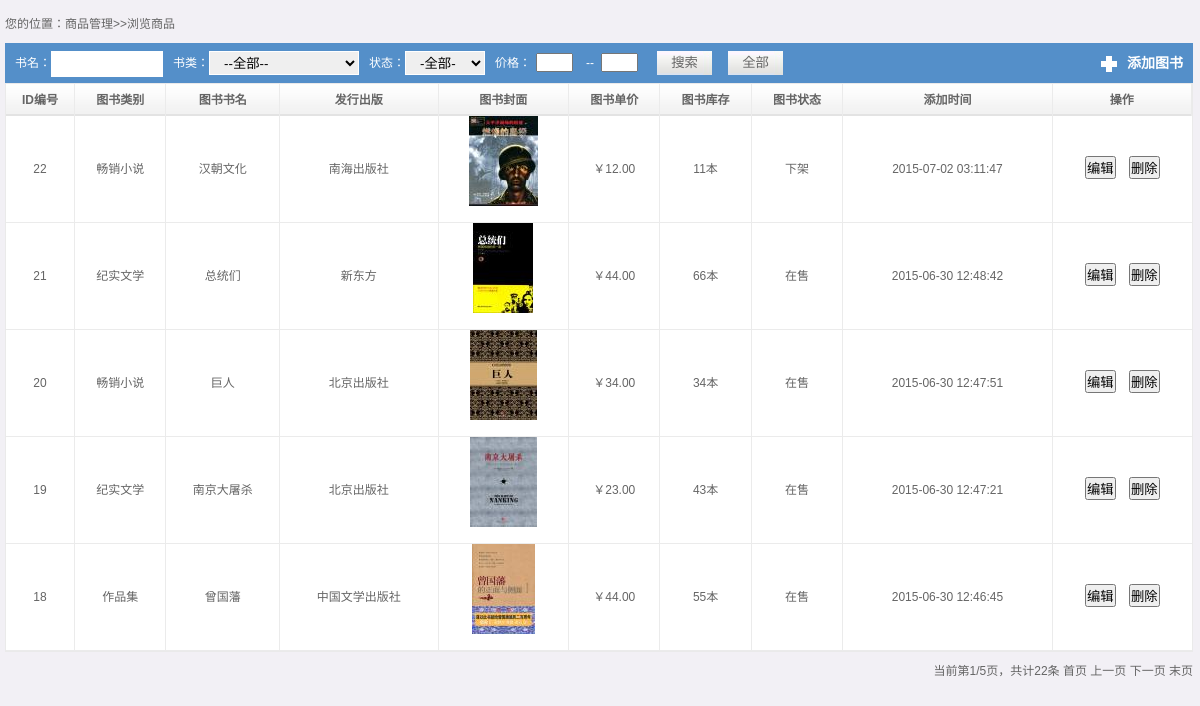
/admin/goods/index.php, run on the app's committed database.
### tables this page shows
CREATE TABLE `goods` (
  `id` int(11) UNSIGNED NOT NULL,
  `typeid` int(11) UNSIGNED DEFAULT NULL,
  `goods` varchar(32) DEFAULT NULL,
  `company` varchar(50) DEFAULT NULL,
  `descr` text,
  `price` double(6,2) DEFAULT NULL,
  `picname` varchar(255) DEFAULT NULL,
  `state` tinyint(1) DEFAULT '1',
  `store` int(11) UNSIGNED DEFAULT '0',
  `num` int(11) UNSIGNED DEFAULT '0',
  `clicknum` int(11) UNSIGNED DEFAULT '0',
  `addtime` int(11) UNSIGNED DEFAULT NULL
);

CREATE TABLE `type` (
  `id` int(11) UNSIGNED NOT NULL,
  `name` varchar(32) DEFAULT NULL,
  `pid` int(11) UNSIGNED DEFAULT '0',
  `path` varchar(255) DEFAULT NULL
);

### admin/goods/index.php (the view, shortened to what this page needs)
<!DOCTYPE html>
<html>
<head>
<link href="../include/css/css.css" type="text/css" rel="stylesheet" />
<link href="../include/css/main.css" type="text/css" rel="stylesheet" />
</head>
<body>
<table width="99%" border="0" cellspacing="0" cellpadding="0" id="searchmain">
  <tr>
    <td width="99%" align="left" valign="top">您的位置：<a href="index.php">商品管理</a>>><a href="index.php">浏览商品</a></td>
  </tr>
  <tr>
    <td align="left" valign="top">
    <table width="100%" border="0" cellspacing="0" cellpadding="0" id="search">
        <tr>
         <td width="90%" align="left" valign="middle">
            <form method="get" action="index.php">
                <span>书名：</span>
                    <input type="text" name="goods" size="6" value="<?php  echo isset($_GET['goods'])?($_GET['goods']):""; ?>" class="text-word"/>
                <span>书类：</span>
                    <select name="typeid" class="text-word1">
                        <option value="">--全部--</option>
                        <?php
                        $link=@mysqli_connect(HOST,USER,PASSWORD) or die("对不起，您连接数据库出现了问题。");
                        mysqli_select_db($link,DBNAME);
                        mysqli_set_charset($link,"utf8");
                        ?>
                    </select>
                 <span>状态：</span>
                     <select name="state" class="text-word" >
                        <option value="" >-全部-</option>
                      </select>
                <span>价格：</span>
                     <span class="text-price">
                        <input type="text" size="2" name="price1" value="<?php  echo isset($_GET['price1'])?($_GET['price1']):""; ?>"/>
                     </span>
                <span class="text-line">---</span>
                <span class="text-price">
                    <input type="text" size="2" name="price2" value="<?php  echo isset($_GET['price2'])?($_GET['price2']):""; ?>"/>
                </span>
                <input type="submit" value="搜索" class="text-but">
                <input type="button" onclick="window.location='index.php'" value="全部" class="text-but">
             </form>
         </td>
         <td width="10%" align="center" valign="middle" style="text-align:right; width:150px;"><a href="add.php" target="mainFrame" onFocus="this.blur()" class="add">添加图书</a></td>
        </tr>
    </table>
    </td>
  </tr>
  <tr>
    <td align="left" valign="top">
        <table width="100%" border="0" cellspacing="0" cellpadding="0" id="main-tab">
              <tr>
                <th align="center" valign="middle" class="borderright">ID编号</th>
                <th align="center" valign="middle" class="borderright">图书类别</th>
                <th align="center" valign="middle" class="borderright">图书书名</th>
                <th align="center" valign="middle" class="borderright">发行出版</th>
                <th align="center" valign="middle" class="borderright">图书封面</th>
                <th align="center" valign="middle" class="borderright">图书单价</th>
                <th align="center" valign="middle" class="borderright">图书库存</th>
                <th align="center" valign="middle" class="borderright">图书状态</th>
                <th align="center" valign="middle" class="borderright">添加时间</th>
                <th align="center" valign="middle" class="borderright">操作</th>
              </tr>
               <?php
                $where = "";
                $url = "";
                    $state=array(1=>"新添加",2=>"在售",3=>"下架");
                    $page = isset($_GET['page'])?$_GET['page']:1;
                    $pagesize = 5;
                    $sql = "select * from goods g,type t where g.typeid=t.id".$where;
                    $result = mysqli_query($link,$sql);
                    $maxrows = mysqli_num_rows($result);
                    $maxpages = ceil($maxrows/$pagesize);
                    $limit = " limit ".(($page-1)*$pagesize).",".$pagesize;
                    $sql="select g.*,t.name as typename from goods as g,type as t where g.typeid=t.id ".$where." order by addtime desc ".$limit;
                    $result = @mysqli_query($link,$sql);
                    while($row=mysqli_fetch_assoc($result)){
                        echo "<tr onMouseOut=\"this.style.backgroundColor='#ffffff'\" onMouseOver=\"this.style.backgroundColor='#edf5ff'\">";
                        echo "<td align=\"center\" valign=\"middle\" class=\"borderright borderbottom\">{$row['id']}</td>";
                        echo "<td align=\"center\" valign=\"middle\" class=\"borderright borderbottom\">{$row['typename']}</td>";
                        echo "<td align=\"center\" valign=\"middle\" class=\"borderright borderbottom\">{$row['goods']}</td>";
                        echo "<td align=\"center\" valign=\"middle\" class=\"borderright borderbottom\">{$row['company']}</td>";
                        echo "<td align=\"center\" valign=\"middle\" class=\"borderright borderbottom\"><img src='../../public/uploads/s_{$row['picname']}'/></td>";
                        echo "<td align=\"center\" valign=\"middle\" class=\"borderright borderbottom\">￥{$row['price']}</td>";
                        echo "<td align=\"center\" valign=\"middle\" class=\"borderright borderbottom\">{$row['store']}本</td>";
                        echo "<td align=\"center\" valign=\"middle\" class=\"borderright borderbottom\">{$state[$row['state']]}</td>";
                        echo "<td align=\"center\" valign=\"middle\" class=\"borderright borderbottom\">".date("Y-m-d H:i:s",$row['addtime'])."</td>";
                        echo "<td align=\"center\" valign=\"middle\" class=\"borderbottom\">
                            <a href=\"edit.php?id={$row['id']}\" target=\"mainFrame\" onFocus=\"this.blur()\" class=\"add\"><input name=\"button\" type=\"button\" value=\"编辑\"/></a>
                                <span class=\"gray\">&nbsp;&nbsp;</span>
                            <a href=\"action.php?goods=delete&id={$row['id']}&picname={$row['picname']}&state={$row['state']}\" target=\"mainFrame\" onFocus=\"this.blur()\" class=\"add\"><input name=\"button\" type=\"button\" value=\"删除\"/></a>
                        </td>";
                        echo "</tr>";
                    }
                ?>
        </table>
    </td>
    </tr>
  <tr>
    <td align="left" valign="top" class="fenye">
        <?php
            echo "当前第{$page}/{$maxpages}页，共计{$maxrows}条 ";
            echo " <a href='index.php?page=1{$url}'>首页</a> ";
            echo " <a href='index.php?page=".($page-1)."{$url}'>上一页</a> ";
            echo " <a href='index.php?page=".($page+1)."{$url}'>下一页</a> ";
            echo " <a href='index.php?page={$maxpages}{$url}'>末页</a> ";
        ?>
    </td>
  </tr>
</table>
</body>
</html>

### admin/include/css/css.css (style rules this page uses)
* { margin:0; padding:0; }
body { font-size:12px; font-family:"Microsoft YaHei","Tahoma","Arial",'宋体'; line-height:150%; margin-left:auto; margin-right:auto; width:100%; color:#656565; }
img { border:none; }
a:link,a:visited { font-size:12px; color:#656565; font-weight:normal; text-decoration:none; font-family:"Microsoft YaHei","Tahoma","Arial",'宋体'; }

### admin/include/css/main.css (style rules this page uses)
html { SCROLLBAR-FACE-COLOR: #538ec6; SCROLLBAR-HIGHLIGHT-COLOR: #dce5f0; SCROLLBAR-SHADOW-COLOR: #2c6daa; SCROLLBAR-3DLIGHT-COLOR: #dce5f0; SCROLLBAR-ARROW-COLOR: #2c6daa; SCROLLBAR-TRACK-COLOR: #dce5f0; SCROLLBAR-DARKSHADOW-COLOR: #dce5f0; overflow-x:hidden; }

### admin/goods/index.php (style rules this page uses)
body { overflow-x:hidden; background:#f2f0f5; padding:15px 0px 10px 5px; }
#searchmain { font-size:12px; }
#search { font-size:12px; background:#548fc9; margin:10px 10px 0 0; display:inline; width:100%; color:#FFF; float:left }
#search form span { height:40px; line-height:40px; padding:0 0px 0 10px; float:left; }
#search form input.text-word { height:24px; line-height:24px; width:100px; margin:8px 0 6px 0; padding:0 0px 0 10px; float:left; border:1px solid #FFF; }
#search form select.text-word { height:24px; line-height:24px; width:80px; margin:8px 0 6px 0; padding:0 0px 0 10px; float:left; border:1px solid #FFF; }
#search form select.text-word1 { height:24px; line-height:24px; width:150px; margin:8px 0 6px 0; padding:0 0px 0 10px; float:left; border:1px solid #FFF; }
#search form span.text-price { height:24px; line-height:24px; width:40px; margin:8px 0 6px 0; padding:0 0px 0 5px; float:left; }
#search form span.text-line { height:24px; line-height:24px; width:10px; margin:8px 0 6px 0; padding:0 0px 0 10px; float:left; }
#search form input.text-but { height:24px; line-height:24px; width:55px; background:url(../include/images/main/list_input.jpg) no-repeat left top; border:none; cursor:pointer; font-family:"Microsoft YaHei","Tahoma","Arial",'宋体'; color:#666; float:left; margin:8px 0 0 16px; display:inline; }
#search a.add { background:url(../include/images/main/add.jpg) no-repeat -3px 7px #548fc9; padding:0 10px 0 26px; height:40px; line-height:40px; font-size:14px; font-weight:bold; color:#FFF; float:right }
#main-tab { border:1px solid #eaeaea; background:#FFF; font-size:12px; }
#main-tab th { font-size:12px; background:url(../include/images/main/list_bg.jpg) repeat-x; height:32px; line-height:32px; }
#main-tab td { font-size:12px; line-height:40px; }
#main-tab td a { font-size:12px; color:#548fc9; }
.borderright { border-right:1px solid #ebebeb }
.borderbottom { border-bottom:1px solid #ebebeb }
.gray { color:#dbdbdb; }
td.fenye { padding:10px 0 0 0; text-align:right; }

### data on the page
goods: id "22", typeid.name "畅销小说", goods "汉朝文化", company "南海出版社", picname (picture), price "12.00", store "11", state "下架", addtime "2015-07-02 03:11:47"
goods: id "21", typeid.name "纪实文学", goods "总统们", company "新东方", picname (picture), price "44.00", store "66", state "在售", addtime "2015-06-30 12:48:42"
goods: id "20", typeid.name "畅销小说", goods "巨人", company "北京出版社", picname (picture), price "34.00", store "34", state "在售", addtime "2015-06-30 12:47:51"
goods: id "19", typeid.name "纪实文学", goods "南京大屠杀", company "北京出版社", picname (picture), price "23.00", store "43", state "在售", addtime "2015-06-30 12:47:21"
goods: id "18", typeid.name "作品集", goods "曾国藩", company "中国文学出版社", picname (picture), price "44.00", store "55", state "在售", addtime "2015-06-30 12:46:45"

### other printed values
$page "1"
$maxpages "5"
$maxrows "22"
